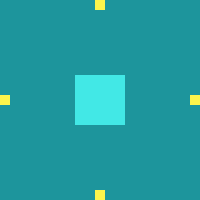
Frame 1 (no input)
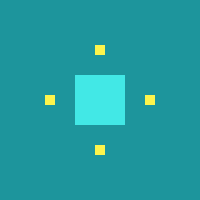
Frame 60 (the mouse pressed at the canvas centre just before this capture)
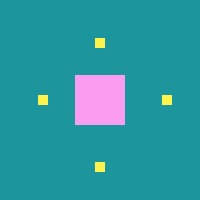
Frame 120 (the mouse held since frame 60 and released just before this capture)

The Processing sketch that drew these frames (run headless with seeded random() and noise(); from frame 60 on, the mouse is pressed at the canvas centre):

// Processing sketch: processing_183110
// ── processing_183110.pde

float y1 = 0;
float x1 = 0;
float x2 = 190;
float y2 = 190;
float speed = 3;
float r = 66;
float g = 232;
float b = 230;
int state = 0;



void setup() { 
  size(200, 200);
}

void draw() {
  background(29, 149, 156, 50);
  noStroke();
  fill(r, g, b);
  rect(75, 75, 50, 50);
  
  fill(252, 244, 76);
  rect(95, y1, 10, 10);
  
  fill(252, 244, 76);
  rect(x1, 95, 10, 10);
  
  fill(252, 244, 76);
  rect(x2, 95, 10, 10);
  
  fill(252, 244, 76);
  rect(95, y2, 10, 10);
  
  if (state == 0) {
    y1 = y1 + speed;
    x1 = x1 + speed;
    x2 = x2 - speed;
    y2 = y2 - speed;
    r = 66;
    g = 232;
    b = 230;
  if (y1 > height - 135 && x1 > width - 135 && x2 < width - 65 &&
  y2 < height - 65) {
    y1 = height - 135;
    x1 = width - 135;
    x2 = width - 65;
    y2 = height - 65;
    state = 1;
  }
  }else if (state == 1) {
    y1 = y1 - speed;
    x1 = x1 - speed;
    x2 = x2 + speed;
    y2 = y2 + speed;
    r = 250;
    g = 156;
    b = 239;
    if (y1 < 0 && x1 < 0 && x2 > 190 && y2 > 190) {
      y1 = 0;
      x1 = 0;
      x2 = 190;
      y2 = 190;
      state = 0;
    }
   }
}
   
  
  

  
  

     
   
